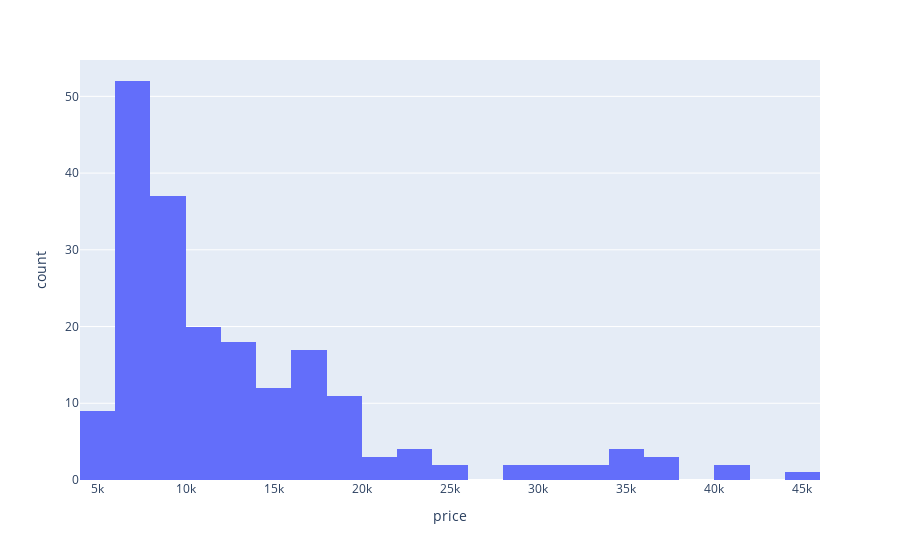

Notebook cell for this chart:
### Markdown cell above
### Histogram

### Code cell
his = px.histogram(df, x="price")
his.show()

### Figure 1 — Plotly figure (JSON) as saved in the notebook; plotly's stock layout.template omitted (floating-point values rounded to 4 significant figures; data arrays with more than 128 entries replaced by an {"elided": "..."} marker saying what was removed)
{"data": [{"alignmentgroup": "True", "bingroup": "x", "hovertemplate": "price=%{x}<br>count=%{y}<extra></extra>", "legendgroup": "", "marker": {"color": "#636efa", "pattern": {"shape": ""}}, "name": "", "offsetgroup": "", "orientation": "v", "showlegend": false, "type": "histogram", "x": {"elided": "201 int values"}, "xaxis": "x", "yaxis": "y"}], "layout": {"autosize": true, "barmode": "relative", "legend": {"tracegroupgap": 0}, "margin": {"t": 60}, "xaxis": {"anchor": "y", "autorange": true, "domain": [0, 1], "range": [4000.0, 46000.0], "title": {"text": "price"}, "type": "linear"}, "yaxis": {"anchor": "x", "autorange": true, "domain": [0, 1], "range": [0, 54.74], "title": {"text": "count"}}}}
